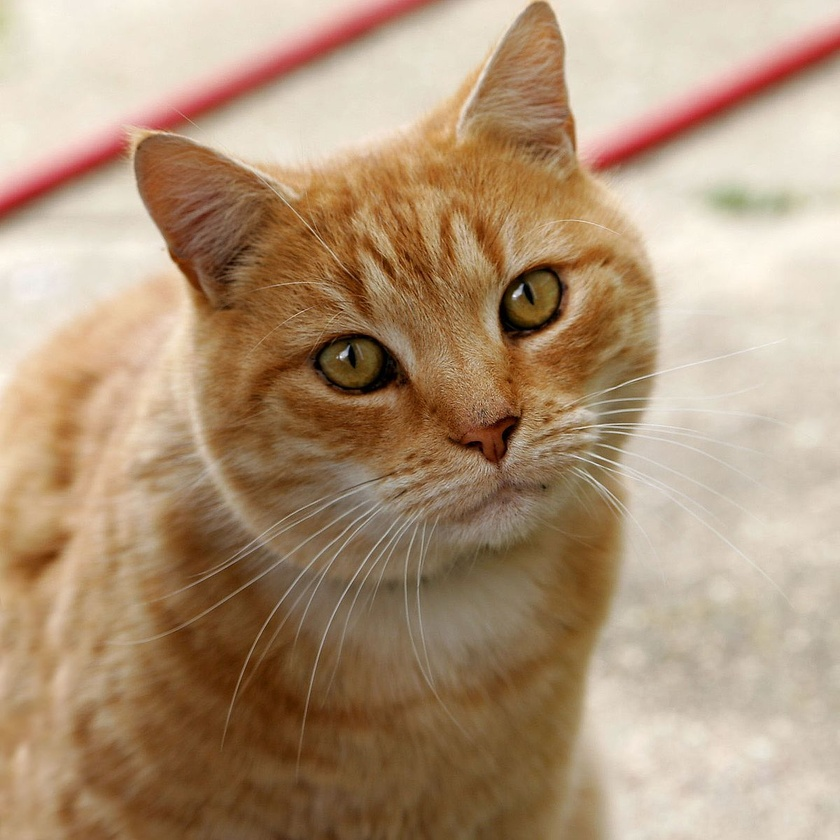
#> input picture photos/Cat03.jpg, 840 x 840 px, shrunk from 1200 x 1199 before the run, found by its file name
$ python contour.py
#> lines starting #> are read from the running program, lines starting #| are printed output that depends on the picture; after the words box and inside, x2 and y2 are one past the last pixel; in counts of white or black regions, pixels touching at a corner belong together
import cv2 as cv
import numpy as np

img = cv.imread('Photos\Cat03.jpg')
#> img is the input picture: shape (840, 840, 3); mean B, G, R 120.7, 148.8, 175.9

cv.imshow('Cat', img)

blank = np.zeros(img.shape, dtype='uint8')
cv.imshow('Blank',blank)

gray =cv.cvtColor(img,cv.COLOR_BGR2GRAY)
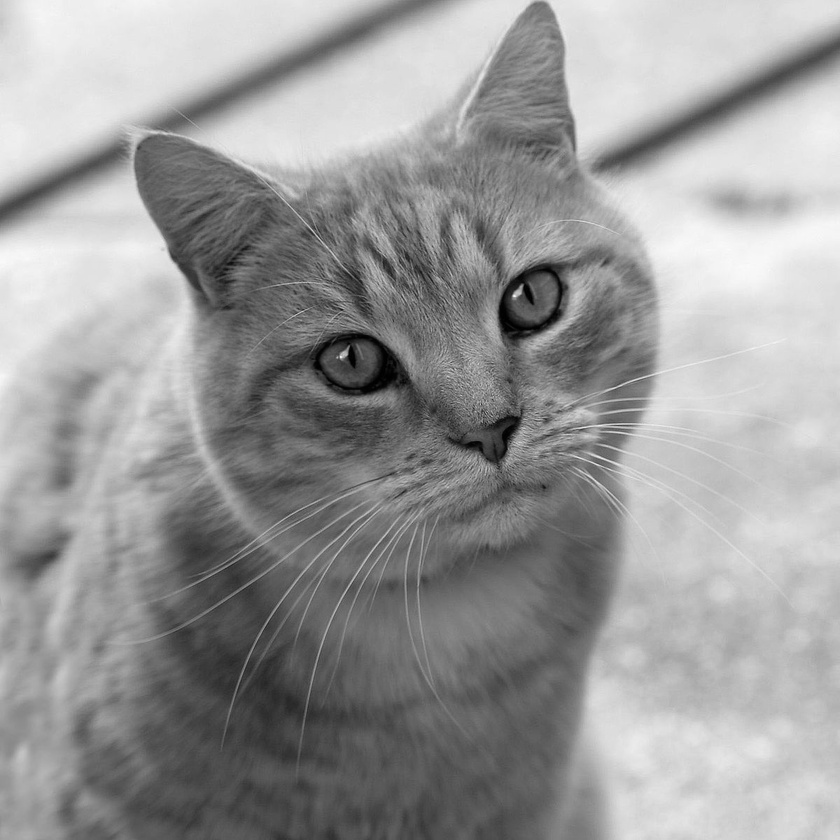
#> gray: shape (840, 840); min 0, max 251, mean 153.7
cv.imshow('Gray', gray)

blur = cv.GaussianBlur(gray, (5,5), cv.BORDER_DEFAULT)
cv.imshow('Blur', blur)

canny =cv.Canny(blur, 125, 175)
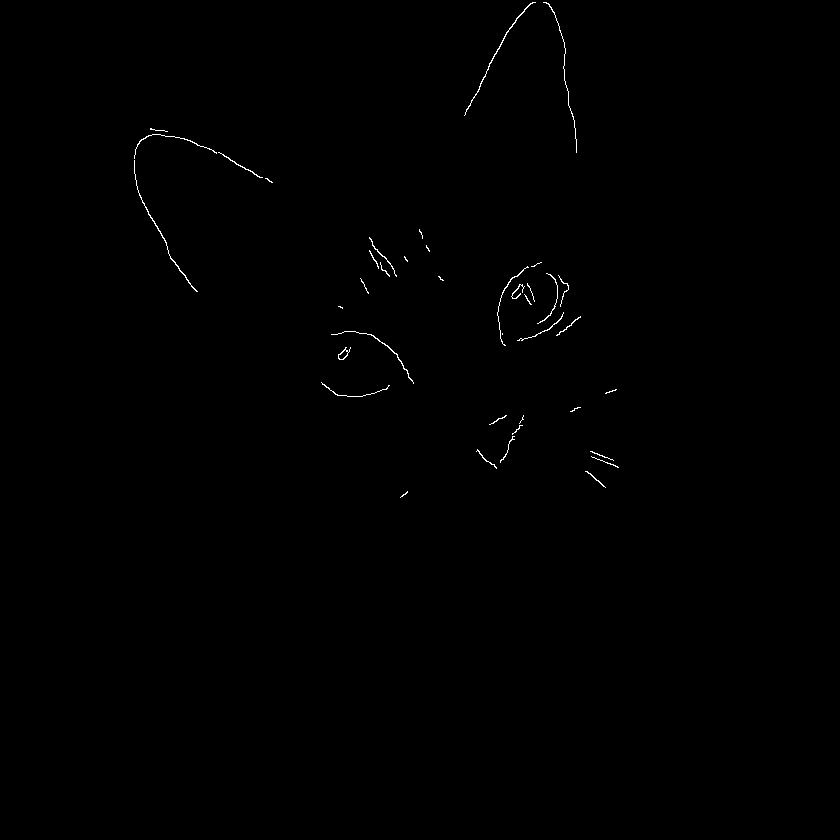
#> canny: shape (840, 840); 0.27% white in thin lines or dots, all inside (x1, y1, x2, y2) = (134, 2, 619, 498)
cv.imshow('Canny Edges', canny)

ret, thresh = cv.threshold(gray, 125,255, cv.THRESH_BINARY )
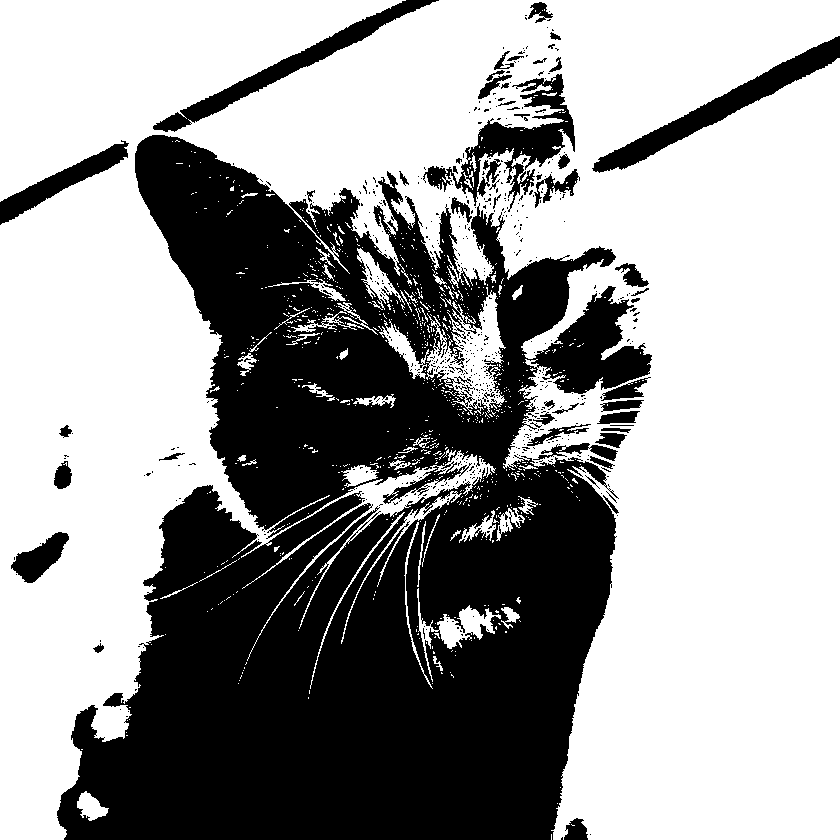
#> thresh: shape (840, 840); 61.4% white; 585 black regions (534 under 20 px)
cv.imshow('thresh', thresh)
contours, hierarchies = cv.findContours(thresh, cv.RETR_LIST, cv.CHAIN_APPROX_NONE)
#> contours = 1952 contours, 1827 with area under 20; largest, box (x1, y1, x2, y2) and area: (0, 0, 840, 840) 426509, (422, 73, 576, 210) 6452, (426, 287, 506, 415) 4516, (10, 531, 70, 584) 1494, (417, 588, 501, 682) 1356

print(f'{len(contours)} contour(s) found:')
#| 1952 contour(s) found:

cv.drawContours(blank, contours, -1,(0,0,255), 2)
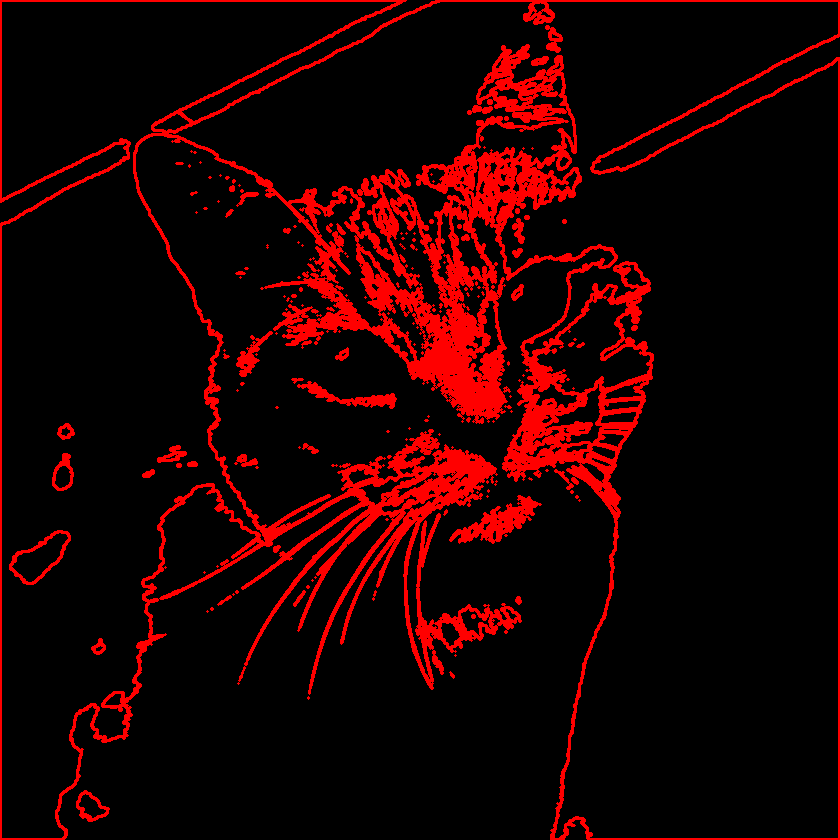
#> blank: shape (840, 840, 3); mean of channels 0, 1, 2 0, 0, 31.1; drawn as B, G, R
cv.imshow('Contours Drawn', blank)


cv.waitKey(0)
